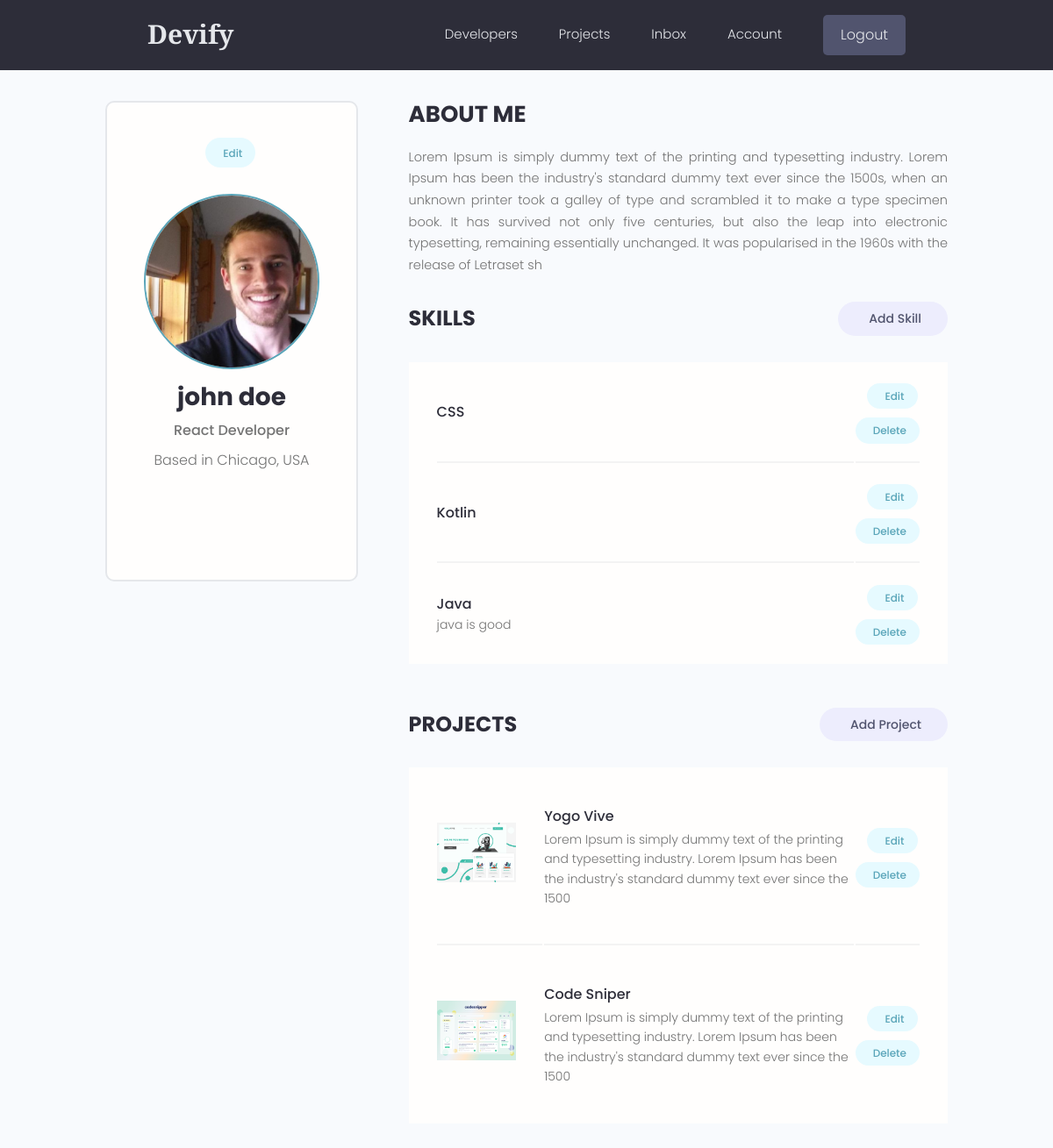
/account/ (signed in), run on the app's committed database.
### users/models.py (models this page shows, shortened)
class Profile(models.Model):
    user = models.OneToOneField(User, on_delete=models.CASCADE , null=True, blank=True)
    name = models.CharField(max_length=200, blank=True, null=True)
    email = models.EmailField(max_length=500,blank=True,null=True)
    username = models.CharField(max_length=200, blank=True, null=True)
    location = models.CharField(max_length=200, blank=True, null=True)
    short_intro = models.CharField(max_length=2000,blank=True,null=True)
    bio = models.TextField(blank=True, null=True)
    profile_image = models.ImageField(blank=True, null=True, upload_to = 'profiles/',default='profiles/user-default.png')
    social_github = models.CharField(max_length=200, blank=True, null=True)
    social_twitter = models.CharField(max_length=200, blank=True, null=True)
    social_linkedin = models.CharField(max_length=200, blank=True, null=True)
    social_youtube = models.CharField(max_length=200, blank=True, null=True)
    social_website = models.CharField(max_length=200, blank=True, null=True)
    created = models.DateTimeField(auto_now_add=True)
    id = models.UUIDField(default=uuid.uuid4, unique=True , primary_key=True, editable=False)

class Skill(models.Model):
    owner = models.ForeignKey(Profile,on_delete=models.CASCADE , null=True, blank=True )
    name = models.CharField(max_length=200, blank=True, null=True)
    description = models.CharField(max_length=1000,blank=True, null=True)
    created = models.DateTimeField(auto_now_add=True)
    id = models.UUIDField(default=uuid.uuid4, unique=True , primary_key=True, editable=False)

### projects/models.py (models this page shows, shortened)
class Project(models.Model):
    owner = models.ForeignKey(Profile, null=True, blank=True,on_delete=models.SET_NULL)
    title = models.CharField(max_length=200)
    description = models.TextField(null=True, blank=True)
    featured_image = models.ImageField(null=True, blank=True,default="default.jpg")
    demo_link = models.CharField(max_length=2000, null=True, blank=True)
    source_link = models.CharField(max_length=2000, null=True, blank=True)
    tags = models.ManyToManyField('Tag',blank=True)
    vote_total = models.IntegerField(default=0,null=True,blank=True)
    vote_ratio = models.IntegerField(default=0,null=True,blank=True)
    created = models.DateTimeField(auto_now_add=True)
    id = models.UUIDField(default=uuid.uuid4, unique=True , primary_key=True, editable=False)
    class Meta:
        ordering = ['-vote_total']

### users/views.py (the view)
# urls.py: path('account/',views.userAccount,name="account"),
@login_required(login_url='login')
def userAccount(request):
    profile = request.user.profile
    skills = profile.skill_set.all()
    projects = profile.project_set.all()
    context={'profile':profile,'skills':skills,'projects':projects}
    return render(request,'users/account.html',context)

### users/templates/users/account.html (shortened to what this page needs)
{% extends 'main.html' %}
{% block content %}
<main class="settingsPage profile my-md">
  <div class="container">
    <div class="layout">
      <div class="column column--1of3">
        <div class="card text-center">
          <div class="card__body dev">
            <a class="tag tag--pill tag--main settings__btn" href="{%url 'edit-account'%}"> Edit</a>
            <img class="avatar avatar--xl dev__avatar" src="{{ profile.profile_image.url}}" />
            <h2 class="dev__name">{{profile.name}}</h2>
            <p class="dev__title">{{profile.short_intro}}</p>
            <p class="dev__location">Based in {{profile.location}}</p>
            <ul class="dev__social">
            </ul>
          </div>
        </div>
      </div>
      <div class="column column--2of3">
        <div class="devInfo">
          <h3 class="devInfo__title">About Me</h3>
          <p class="devInfo__about">{{profile.bio}}</p>
        </div>
        <div class="settings">
          <h3 class="settings__title">Skills</h3>
          <a class="tag tag--pill tag--sub settings__btn tag--lg" href="{% url 'create-skill' %}"> Add Skill</a>
        </div>
        <table class="settings__table">
          {% for skill in skills %}
          <tr>
            <td class="settings__tableInfo">
              <h4>{{skill.name}}</h4>
              <p>
                {% if skill.description %}
                {{skill.description}}
                {% endif %}
              </p>
            </td>
            <td class="settings__tableActions">
              <a class="tag tag--pill tag--main settings__btn" href="{% url 'update-skill' skill.id %}"> Edit</a>
              <a class="tag tag--pill tag--main settings__btn" href="{% url 'delete-skill' skill.id %}?next=/account">
                Delete</a>
            </td>
          </tr>
          {% endfor %}
        </table>
        <div class="settings">
          <h3 class="settings__title">Projects</h3>
          <a class="tag tag--pill tag--sub settings__btn tag--lg" href="{% url 'create-project' %}"> Add Project</a>
        </div>
        <table class="settings__table">
          {% for project in projects %}
          <tr>
            <td class="settings__thumbnail">
              <a href="{% url 'project' project.id %}"><img src="{{project.featured_image.url}}" alt="Project Thumbnail" /></a>
            </td>
            <td class="settings__tableInfo">
              <a href="{% url 'project' project.id %}">{{project.title}}</a>
              <p> {{project.description|slice:"150"}} </p>
            </td>
            <td class="settings__tableActions">
              <a class="tag tag--pill tag--main settings__btn" href="{% url 'update-project' project.id %}"> Edit</a>
              <a class="tag tag--pill tag--main settings__btn" href="{% url 'delete-project' project.id %}?next=/account">
                Delete</a>
            </td>
          </tr>
          {% endfor %}
        </table>
      </div>
    </div>
  </div>
</main>
{% endblock %}

### static/styles/app.css (style rules this page uses)
:root { --color-sub: #2d2d39; }
.card { border: 2px solid var(--color-light); }
img { width: 100%; }
.profile .card > .dev { padding: 4rem; }
.dev__avatar { display: block; margin: auto; }
.dev__name { color: var(--color-sub); font-size: 2.8rem; font-weight: 700; margin-top: 1rem; margin-bottom: 0.5rem; }
.dev__title { font-size: 1.6rem; font-weight: 500; line-height: 1.3; }
.dev__location { margin-top: 1rem; }
.dev__social { margin: 3rem 0; list-style: none; display: flex; justify-content: center; gap: 1.5rem; }
.devInfo { margin-bottom: 3rem; }
.devInfo__title, .devInfo__subtitle { font-size: 2.6rem; color: var(--color-sub); text-transform: uppercase; font-weight: 700; margin-bottom: 1.5rem; }
.devInfo__about, .devSkill__info { font-size: 1.45rem; line-height: 1.7; text-align: justify; }
.settingsPage .dev > .settings__btn { display: inline-block; margin-bottom: 3rem; }
.settings { display: flex; justify-content: space-between; align-items: center; }
.settings__title { font-size: 2.4rem; text-transform: uppercase; font-weight: 700; color: var(--color-sub); }
.settings__table { margin-top: 3rem; margin-bottom: 5rem; padding: 0 3rem; background: var(--color-white); }
.settings__table tr { width: 100%; }
.settings__table tr > td { padding: 2rem 0; }
.settings__table tr:not(:last-child) td { border-bottom: 2px solid var(--color-white-light); }
.settings__thumbnail { width: 23%; min-width: 10rem; }
.settings__thumbnail img { padding-right: 3rem; height: 15rem; object-fit: contain; }
.settings__tableInfo { width: 100%; }
.settings__tableInfo h4, .settings__tableInfo a { padding-right: 1rem; width: auto; font-size: 1.6rem; font-weight: 500; color: var(--color-sub); }
.settings__tableInfo p { font-size: 1.4rem; }
.settings__tableActions { text-align: right; }

### static/uikit/styles/modules/_variables.css (style rules this page uses)
:root { --color-main: #5aa5b9; --color-main-light: #e6faff; --color-sub: #3f4156; --color-sub-light: #51546e; --color-sub-lighter: #ededfd; --color-text: #737373; --color-gray: #8b8b8b; --color-light: #e5e7eb; --color-light-gray: #767676; --color-bg: #f8fafd; --color-white: #fffefd; --color-white-light: #f3f3f3; --color-success: #359e64; --color-success-bg: #def8e8; --color-error: #fc4b0b; --color-error-bg: #fff2ee; --font-base: 'Poppins', arial, helvetica, 'Segoe UI', roboto, ubuntu, sans-serif; --font-monospace: 'Fira Code', 'Courier New', courier, monospace; --font-regular: 300; --font-medium: 500; --font-bold: 700; --generic-shadow: 1px 1px 5px #00000010; --generic-transition: all 0.3s ease-in-out; }

### static/uikit/styles/modules/_base.css (style rules this page uses)
* { margin: 0; padding: 0; box-sizing: border-box; text-rendering: optimizeLegibility; color: inherit; font-size: inherit; }
html { font-size: 50%; }
@media only screen and (min-width: 480px) { html { font-size: 56.25%; } }
@media only screen and (min-width: 1200px) { html { font-size: 62.5%; } }
body { line-height: 1.6; font-weight: 400; font-size: 1.5rem; color: var(--color-text); background-color: var(--color-bg); min-height: 100vh; }

### static/uikit/styles/modules/_typography.css (style rules this page uses)
* { font-family: var(--font-base); }
h2 { font-size: 3.6rem; font-weight: var(--font-bold); }
h3 { font-size: 3.2rem; font-weight: var(--font-medium); }
h4 { font-size: 2.8rem; font-weight: var(--font-medium); }
p, span, strong { font-size: 1.6rem; color: var(--color-text); font-weight: var(--font-regular); }
a { padding-bottom: 2px; text-decoration: none; display: inline-block; color: var(--color-main); font-weight: var(--font-medium); }

### static/uikit/styles/modules/_utilities.css (style rules this page uses)
.container { width: 92%; max-width: 165rem; margin: 0 auto; box-sizing: border-box; }
@media screen and (min-width: 1000px) { .container { width: 90%; } }
@media screen and (min-width: 1200px) { .container { width: 80%; } }
.text-center { text-align: center; }
.my-md { margin: 3rem auto; }

### static/uikit/styles/modules/_avatar.css (style rules this page uses)
.avatar { border-radius: 50%; border: 2px solid var(--color-main); object-fit: cover; }
.avatar--xl { height: 20rem; width: 20rem; }

### static/uikit/styles/modules/_card.css (style rules this page uses)
.card { border-radius: 1rem; background-color: var(--color-white); border: 1.5px solid var(--color-light); width: auto; height: auto; margin-top: 0.5rem; margin-bottom: 0.5rem; overflow: hidden; }
.card__body, .card__header { padding: 2rem 2.5rem; }

### static/uikit/styles/modules/_layout.css (style rules this page uses)
.layout { display: flex; flex-flow: row wrap; justify-content: space-between; }
.layout > .column { margin-bottom: 3rem; }
.layout > .column.column--1of3 { flex-basis: 30%; }
.layout > .column.column--2of3 { flex-basis: 64%; }

### data on the page
Profile: profile_image (picture), name "john doe", short_intro "React Developer", location "Chicago, USA", bio "Lorem Ipsum is simply dummy text of the printing and typesetting industry. Lorem Ipsum has been the industry's standard dummy text ever since the 1500s, when an unknown printer took a galley of type and scrambled it to make a type specimen book. It has survived not only five centuries, but also the leap into electronic typesetting, remaining essentially unchanged. It was popularised in the 1960s with the release of Letraset sh"
Skill: name "CSS"
Skill: name "Kotlin"
Skill: name "Java", description "java is good"
Project: featured_image (picture), title "Yogo Vive", description "Lorem Ipsum is simply dummy text of the printing and typesetting industry. Lorem Ipsum has been the industry's standard dummy text ever since the 1500"
Project: featured_image (picture), title "Code Sniper", description "Lorem Ipsum is simply dummy text of the printing and typesetting industry. Lorem Ipsum has been the industry's standard dummy text ever since the 1500"
